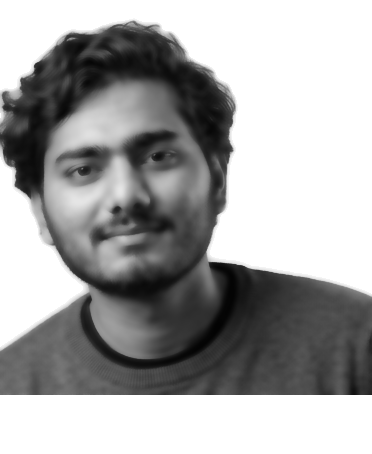
#> input picture assets/portrait.png, 372 x 454 px
$ python -i prep_photo.py   (imports and definitions only)
#> lines starting #> are read from the running program, lines starting #| are printed output that depends on the picture; after the words box and inside, x2 and y2 are one past the last pixel; in counts of white or black regions, pixels touching at a corner belong together
#!/usr/bin/env python3
"""Turn a raw headshot into something an ASCII ramp can actually read.

The hard part is the mask. A ramp only has ~13 density steps, so any
background that survives gets quantised into noise that reads as texture on
the subject's shoulders. Two strategies, in order:

  1. rembg, if it happens to be installed (best on busy backgrounds)
  2. flat-backdrop chroma key in LAB space - samples the border, keeps the
     largest connected foreground blob, fills holes. This is what studio
     headshots on a solid colour actually need, and it needs no 200MB model.

Then CLAHE for local contrast (the thing that stops faces turning to mush),
a percentile stretch across foreground pixels only, and a pad to the panel
aspect so the ASCII grid isn't letterboxed.

Usage:  python scripts/prep_photo.py source-photo.jpg [--no-rembg] [--no-crop]
Output: assets/portrait.png
"""
import sys
from pathlib import Path

import cv2
import numpy as np
from PIL import Image

ROOT = Path(__file__).resolve().parents[1]
OUT = ROOT / "assets" / "portrait.png"
TARGET_ASPECT = 346 / 422      # must match make_ascii_svg.py's drawing box
MARGIN = 0.05                  # breathing room around the subject
BORDER_FRAC = 0.045            # how much of each edge counts as "backdrop"


def cutout_rembg(path):
    from rembg import remove
    return remove(Image.open(path).convert("RGBA"))


def cutout_chroma(path):
    """Key out a flat backdrop: LAB distance from the dominant border colour."""
#> called with path = '../assets/portrait.png'
    bgr = cv2.imread(str(path), cv2.IMREAD_COLOR)
#> bgr is the input picture: shape (454, 372, 3); min 3, max 255, mean 166.1
    if bgr is None:
        raise SystemExit(f"could not decode {path}")
    h, w = bgr.shape[:2]
#> h = 454; w = 372
    lab = cv2.cvtColor(cv2.GaussianBlur(bgr, (5, 5), 0), cv2.COLOR_BGR2LAB)
#> lab: shape (454, 372, 3); mean of channels 0, 1, 2 168.6, 128, 128

    b = max(2, int(round(min(h, w) * BORDER_FRAC)))
#> b = 17
    ring = np.concatenate([
        lab[:b].reshape(-1, 3), lab[-b:].reshape(-1, 3),
        lab[:, :b].reshape(-1, 3), lab[:, -b:].reshape(-1, 3),
    ])
    # Median over the ring, then re-median over pixels close to it, so a bit of
    # subject bleeding into a corner doesn't drag the key colour off.
    key = np.median(ring, axis=0)
#> key = [255, 128, 128]
    d = np.linalg.norm(ring.astype(np.float32) - key, axis=1)
    key = np.median(ring[d < max(12.0, np.percentile(d, 70))], axis=0)

    # Chroma (a,b) separates a coloured backdrop from skin far better than L,
    # which is why a plain grey-level threshold always eats the hair.
    dist = np.linalg.norm(lab[:, :, 1:].astype(np.float32) - key[1:], axis=2)
#> dist: shape (454, 372) float64; every value is 0
    dl = np.abs(lab[:, :, 0].astype(np.float32) - key[0])
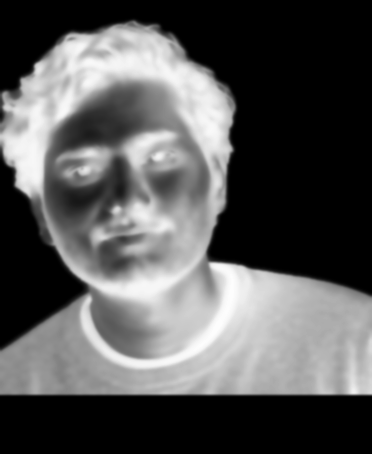
#> dl: shape (454, 372) float32; min 0, max 253, mean 86.4
    thr = max(9.0, float(np.percentile(dist, 35)) + 7.0)
#> thr = 9
    fg = ((dist > thr) | (dl > 55)).astype(np.uint8)
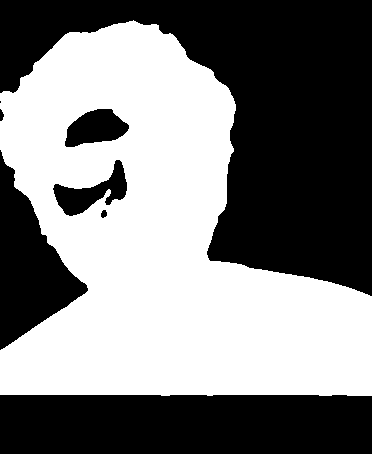
#> fg: shape (454, 372); values 0 (black) and 1 (white), 49.8% white; 1 white region, box (x1, y1, x2, y2) and area: (0, 20, 372, 396) 84095

    k = cv2.getStructuringElement(cv2.MORPH_ELLIPSE, (5, 5))
    fg = cv2.morphologyEx(fg, cv2.MORPH_OPEN, k, iterations=1)
#> fg: shape (454, 372); values 0 (black) and 1 (white), 49.8% white; 2 white regions, box (x1, y1, x2, y2) and area: (0, 20, 372, 396) 84051, (105, 190, 111, 197) 28
    fg = cv2.morphologyEx(fg, cv2.MORPH_CLOSE, k, iterations=3)
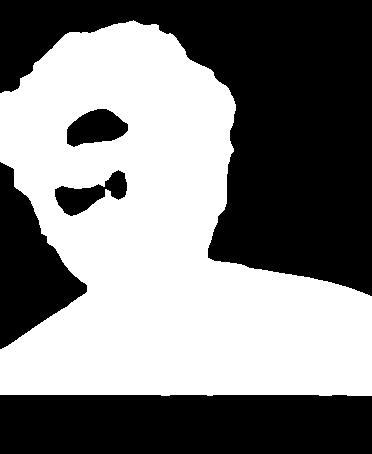
#> fg: shape (454, 372); values 0 (black) and 1 (white), 50% white; 5 black regions, box (x1, y1, x2, y2) and area: (0, 0, 372, 296) 51254, (0, 395, 372, 454) 21895, (0, 162, 87, 349) 8164, (67, 109, 128, 147) 1582, (55, 170, 127, 216) 1476

    n, lbl, stats, _ = cv2.connectedComponentsWithStats(fg, 8)
#> n = 2; stats = [[0, 0, 372, 454, 84371], [0, 20, 372, 376, 84517]]
    if n > 1:                                  # keep the biggest blob only
        fg = (lbl == 1 + np.argmax(stats[1:, cv2.CC_STAT_AREA])).astype(np.uint8)

    holes = cv2.bitwise_not(fg * 255)          # fill anything enclosed by it
    ff = holes.copy()
    cv2.floodFill(ff, np.zeros((h + 2, w + 2), np.uint8), (0, 0), 0)
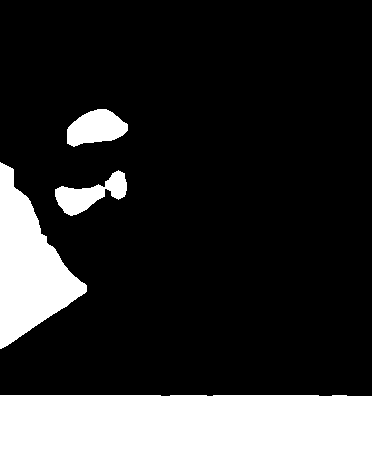
#> ff: shape (454, 372); 19.6% white; 4 white regions, box (x1, y1, x2, y2) and area: (0, 395, 372, 454) 21895, (0, 162, 87, 349) 8164, (67, 109, 128, 147) 1582, (55, 170, 127, 216) 1476
    fg = np.maximum(fg * 255, ff)
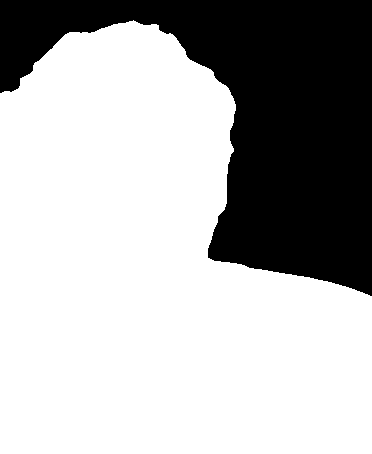
#> fg: shape (454, 372); 69.7% white; 1 black region, box (x1, y1, x2, y2) and area: (0, 0, 372, 296) 51254

    alpha = cv2.GaussianBlur(fg, (0, 0), 1.2)
    rgba = np.dstack([cv2.cvtColor(bgr, cv2.COLOR_BGR2RGB), alpha])
    return Image.fromarray(rgba, "RGBA")


# [116 lines left out: functions cutout, crop_head, crop_to_subject, pad_to_aspect, boost_contrast, main, not called in this run]


# [2 lines not run here, left out]

>>> result = cutout_chroma('../assets/portrait.png')
